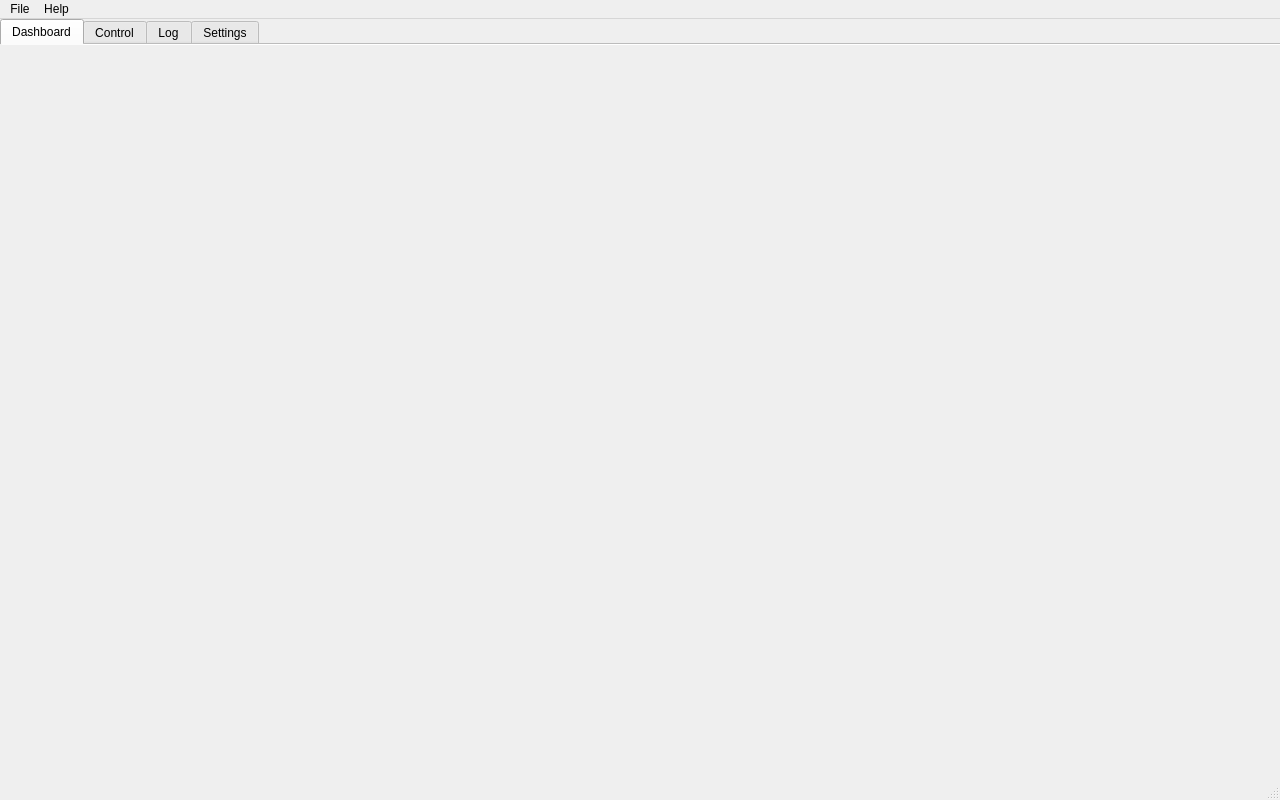
<?xml version="1.0" encoding="UTF-8"?>
<ui version="4.0">
 <class>MainWindow</class>
 <widget class="QMainWindow" name="MainWindow">
  <property name="geometry">
   <rect><x>0</x><y>0</y><width>1280</width><height>800</height></rect>
  </property>
  <property name="windowTitle">
   <string>rf78 — Hardware Pipeline v2</string>
  </property>
  <widget class="QWidget" name="centralwidget">
   <layout class="QVBoxLayout" name="centralLayout">
    <property name="spacing"><number>0</number></property>
    <property name="leftMargin"><number>0</number></property>
    <property name="topMargin"><number>0</number></property>
    <property name="rightMargin"><number>0</number></property>
    <property name="bottomMargin"><number>0</number></property>
    <item>
     <widget class="QTabWidget" name="tabWidget">
      <property name="currentIndex"><number>0</number></property>
      <property name="documentMode"><bool>true</bool></property>
      <widget class="DashboardPanel" name="dashboardPage">
       <attribute name="title"><string>Dashboard</string></attribute>
      </widget>
      <widget class="ControlPanel" name="controlPage">
       <attribute name="title"><string>Control</string></attribute>
      </widget>
      <widget class="LogPanel" name="logPage">
       <attribute name="title"><string>Log</string></attribute>
      </widget>
      <widget class="SettingsPanel" name="settingsPage">
       <attribute name="title"><string>Settings</string></attribute>
      </widget>
     </widget>
    </item>
   </layout>
  </widget>
  <widget class="QMenuBar" name="menubar">
   <property name="geometry">
    <rect><x>0</x><y>0</y><width>1280</width><height>21</height></rect>
   </property>
   <widget class="QMenu" name="menuFile">
    <property name="title"><string>File</string></property>
    <addaction name="actionQuit"/>
   </widget>
   <widget class="QMenu" name="menuHelp">
    <property name="title"><string>Help</string></property>
    <addaction name="actionAbout"/>
   </widget>
   <addaction name="menuFile"/>
   <addaction name="menuHelp"/>
  </widget>
  <widget class="QStatusBar" name="statusbar"/>
  <action name="actionQuit">
   <property name="text"><string>Quit</string></property>
   <property name="shortcut"><string>Ctrl+Q</string></property>
  </action>
  <action name="actionAbout">
   <property name="text"><string>About</string></property>
  </action>
 </widget>
 <customwidgets>
  <customwidget>
   <class>DashboardPanel</class>
   <extends>QWidget</extends>
   <header>DashboardPanel.h</header>
  </customwidget>
  <customwidget>
   <class>ControlPanel</class>
   <extends>QWidget</extends>
   <header>ControlPanel.h</header>
  </customwidget>
  <customwidget>
   <class>LogPanel</class>
   <extends>QWidget</extends>
   <header>LogPanel.h</header>
  </customwidget>
  <customwidget>
   <class>SettingsPanel</class>
   <extends>QWidget</extends>
   <header>SettingsPanel.h</header>
  </customwidget>
 </customwidgets>
 <resources/>
 <connections/>
</ui>
